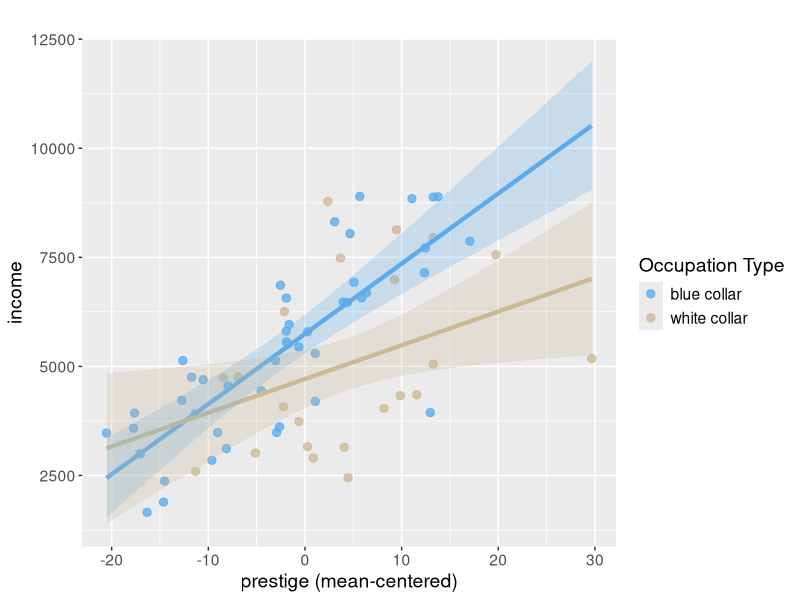
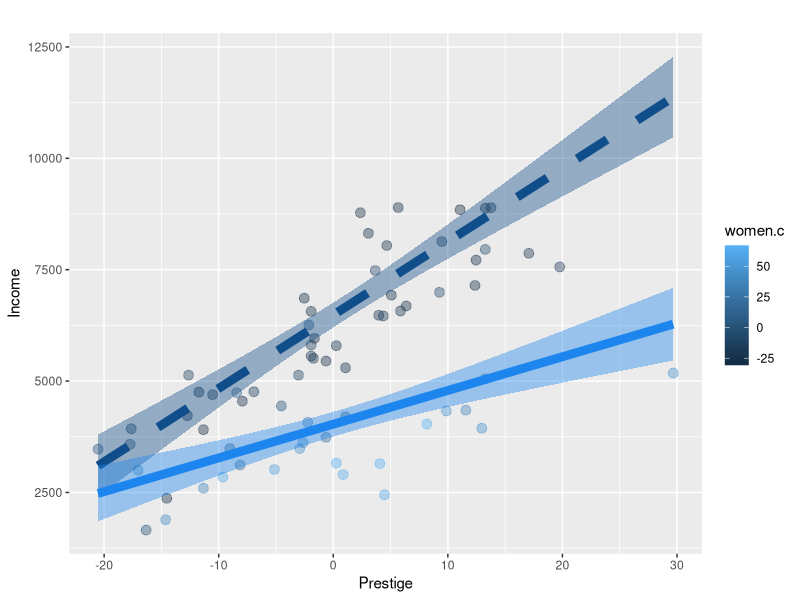
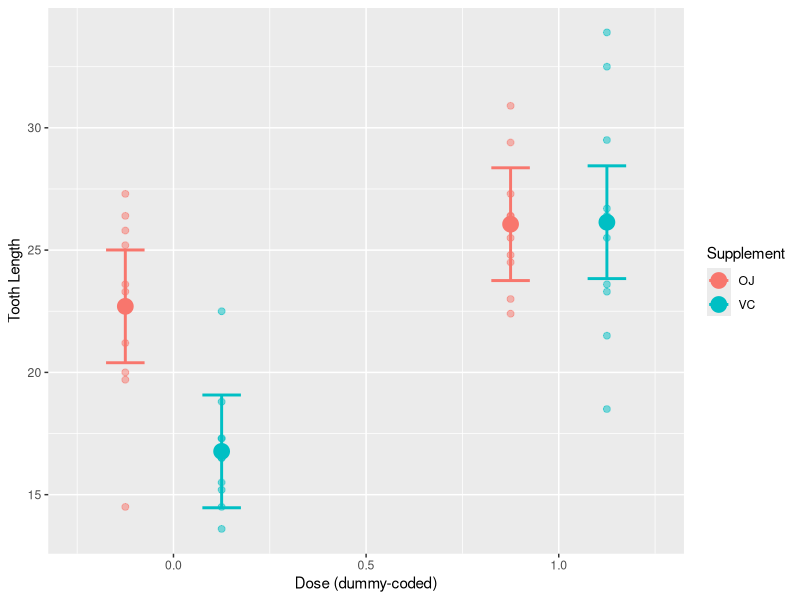

Here is the R script that generated these plots, in order:
## ---- chunk 1
knitr::opts_chunk$set(echo = TRUE)
## ---- chunk 2

# load some packages
library(tidyverse)
library(car)

## ---- chunk 3

# first load the Prestige dataset again
df <- Prestige

# filter out prof job types
df <- df %>% filter(type != 'prof')

# recode our variables again
df$prestige.c <- df$prestige - mean(df$prestige)
df$type.d <- dplyr::recode(df$type, "bc" = 0, "wc" = 1)
df$type.e <- dplyr::recode(df$type, "bc" = -0.5, "wc" = 0.5)

# let's predict income based on prestige, while also accounting for job type
# note that we're using the effect-coded version of type
m1 <- lm(income ~ prestige.c + type.e, data = df)
summary(m1)

## ---- chunk 4

m2 <- lm(income ~ prestige.c * type.e, data = df)
summary(m2)

# note that when you write the equation this way, R automatically assumes you want to model the main effects
# of each variable AND the interaction

# this does the same thing
# m2 <- lm(income ~ prestige.c + type.e + prestige.c * type.e, data = df)
# summary(m2)

## ---- chunk 5

m3 <- lm(income ~ prestige.c * type.d, data = df)
summary(m3)

# compare with m2
summary(m2)

## ---- chunk 6

# YOU DON'T NEED TO UNDERSTAND THIS CODE YET!
# we'll walk through each step next week!

m3.bc <- data.frame(prestige.c = seq(min(df$prestige.c), max(df$prestige.c), 0.1), type.d = 0)
m3.wc <- data.frame(prestige.c = seq(min(df$prestige.c), max(df$prestige.c), 0.1), type.d = 1)

m3.bc.pred <- cbind(m3.bc, predict(m3, m3.bc, interval = 'confidence'))
m3.wc.pred <- cbind(m3.wc, predict(m3, m3.wc, interval = 'confidence'))

ggplot(m3.bc, aes(prestige.c, fit)) +
  geom_point(data = df, aes(prestige.c, income, color = as.factor(type.d)),
             alpha = 0.8,  size = 2.5) +
  geom_line(data = m3.bc.pred, aes(prestige.c, fit), size = 1.5, color = "steelblue2") +
  geom_line(data = m3.wc.pred, aes(prestige.c, fit), size = 1.5, color = "wheat3") +
  geom_ribbon(data = m3.bc.pred, aes(ymin = lwr, ymax = upr), alpha = 0.25, fill = "steelblue2") + 
  geom_ribbon(data = m3.wc.pred, aes(ymin = lwr, ymax = upr), alpha = 0.25, fill = "wheat3") +
  scale_color_manual(values=c("1" = "wheat3", "0" = "steelblue2"), 
                     name = "Occupation Type",
                     labels = c("1" = "white collar","0" ="blue collar")) +
  labs(x = "prestige (mean-centered)", y = "income", title = " ") +
  theme(text = element_text(size = 14))
  

## ---- chunk 7
df$women.c <- df$women - mean(df$women)
## ---- chunk 8
m4 <- lm(income ~ prestige.c * women.c, data = df)
summary(m4)
## ---- chunk 9

# YOU DON'T NEED TO UNDERSTAND THIS CODE YET!
# we'll walk through each step next week!

dfhigh <- data.frame(
  prestige.c = seq(min(df$prestige.c), max(df$prestige.c), .1), 
  women.c = sd(df$women.c))
dflow<- data.frame(
  prestige.c = seq(min(df$prestige.c), max(df$prestige.c), .1), 
  women.c = -1*sd(df$women.c))
womenhigh <- cbind(dfhigh, 
                     predict(m4, dfhigh, 
                        interval = "confidence"))
womenlow <- cbind(dflow, 
                    predict(m4, dflow, 
                        interval = "confidence"))

ggplot(womenlow, aes(prestige.c, fit)) +
  geom_point(data = df, # use original data to plot datapoints 
             aes(prestige.c, income, 
                 color = women.c), 
             alpha = .4, size = 3, show.legend = T) +
  labs(x = "Prestige",
       y = "Income", title = " ")  + 
  geom_ribbon(data = womenlow, aes(ymin=lwr, ymax=upr), 
              alpha = .4, fill = "dodgerblue4") +
  geom_line(data = womenlow, aes(prestige.c, fit), 
            size = 3, color = "dodgerblue4", linetype = "dashed") +
  geom_ribbon(data = womenhigh, aes(ymin=lwr, ymax=upr), 
              alpha = .4, fill = "dodgerblue2") +
  geom_line(data = womenhigh, aes(prestige.c, fit), 
            size = 3, color = "dodgerblue2") 

## ---- chunk 10
df$education.c <- df$education - mean(df$education)
## ---- chunk 11
m5 <- lm(income ~ prestige.c * education.c, data = df)
summary(m5)
## ---- chunk 12
tooth <- ToothGrowth
## ---- chunk 13
tooth <- tooth %>% 
  filter(dose %in% c(1,2))
## ---- chunk 14
# effect coding supp as -0.5 and 0.5, dummy coding supp as 0 and 1
tooth$supp.e <- dplyr::recode(tooth$supp, "OJ" = -0.5, "VC" = 0.5)
tooth$supp.d <- dplyr::recode(tooth$supp, "OJ" = 0, "VC" = 1)

# effect coding dose as -0.5 and 0.5, dummy coding dose as 0 and 1
tooth$dose.d <- dplyr::recode(tooth$dose, "1.0" = 0, "2.0" = 1)
tooth$dose.e <- dplyr::recode(tooth$dose, "1.0" = -0.5, "2.0" = 0.5)

## ---- chunk 15
m6 <- lm(len ~ supp.d * dose.d, data = tooth)
summary(m6)
## ---- chunk 16

# YOU DON'T NEED TO UNDERSTAND THIS CODE YET!
# we'll walk through each step next week!

# define weights/values from which to generate predictions
newTooth <- data.frame(
  supp.d = c(0, 1, 0, 1),
  dose.d = c(0, 0, 1, 1))

# use predicts to compute cell means and CIs
predTooth <- cbind(newTooth, 
                   predict(m6, newTooth, 
                           interval = "confidence"))


# plot using ggplot
dodge <- position_dodge(width=0.5)
ggplot(predTooth, 
                 aes(dose.d, fit, 
                     color = as.factor(supp.d))) + 
  geom_point(size = 5,  position = dodge) +
  geom_errorbar(aes(ymin = lwr, ymax = upr),
                position = dodge, width = .2, size = 1) +
  geom_point(data = tooth, aes(dose.d, len, 
                                     color = as.factor(supp.d)),
             position = dodge, alpha = .5, size = 2) +
  xlab("Dose (dummy-coded)") + ylab("Tooth Length") +
  scale_color_discrete(name = "Supplement",
                       labels = c("0" = "OJ", "1" = "VC"))
## ---- chunk 17
m7 <- lm(len ~ supp.e * dose.e, data = tooth)
summary(m7)
